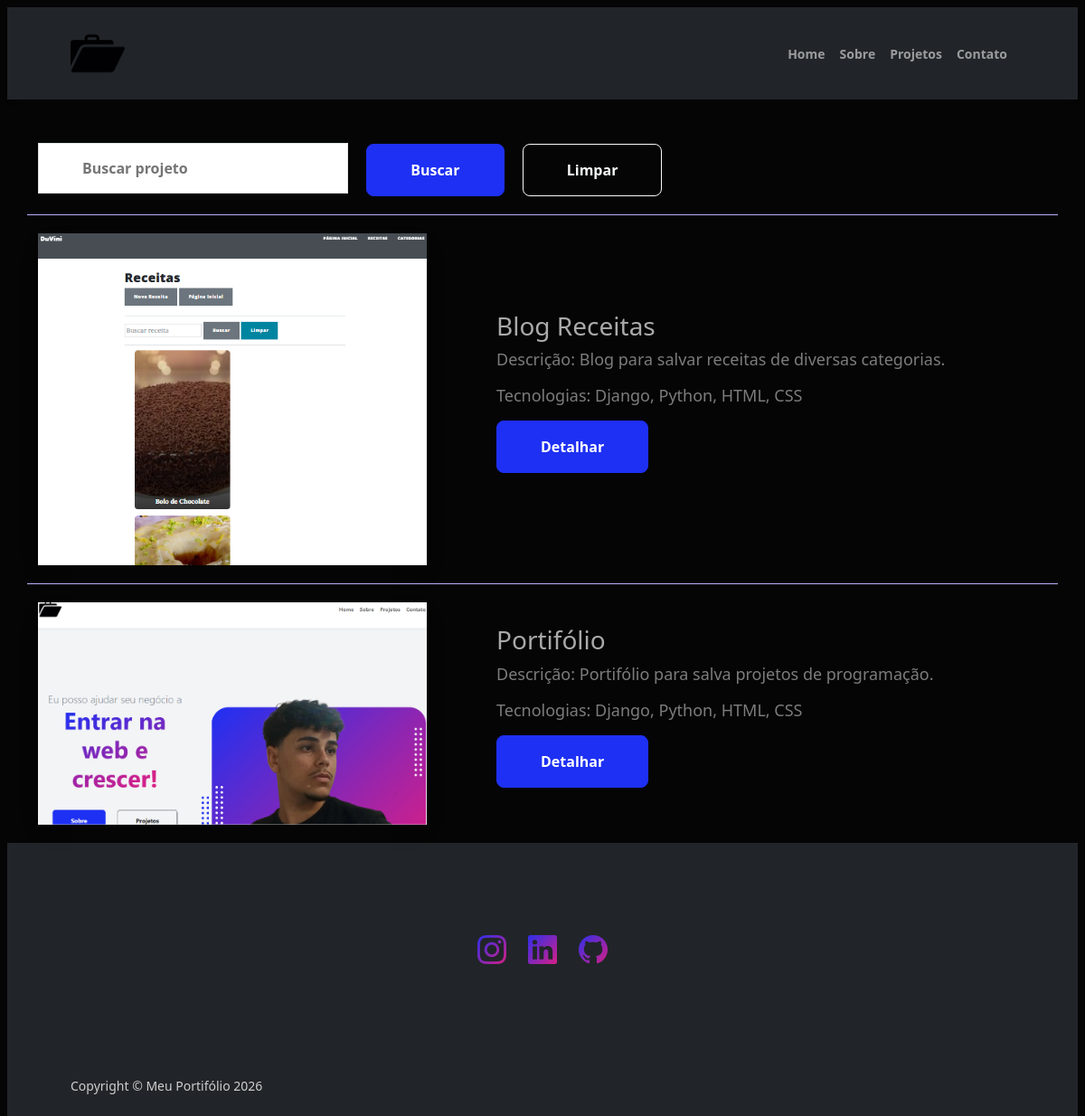
The app's page /projetos/ with its own data.
### portifolio/models.py (models this page shows, shortened)
class Project (models.Model):
    titulo = models.CharField(max_length=100)
    descricao_curta = models.TextField()
    descricao_detalhada = models.TextField()
    thumb_projeto = models.ImageField(upload_to='fotos/%d/%m/%Y/', blank=True, null=True)
    url_git = models.CharField()
    tecnologias = models.CharField() #utilizar separando por vígulas
    data_criacao = models.DateTimeField(auto_now_add=True) #utiliza o horário do momento em que é criado

### portifolio/views.py (the view)
# urls.py: path('projetos/', views.list_projetos, name='projetos'),
def list_projetos (request):
    projetos = Project.objects.all().order_by('data_criacao')
    context = {'projetos': projetos}
    return render(request, 'projetos.html', context)

### portifolio/templates/projetos.html (shortened to what this page needs)
{% extends 'base.html' %}
{% block content %}
    <div class="container">
        <div class="row" style="padding-bottom: 20px;">
            <form action="{% url 'buscar_projeto' %}" method="GET">
                <input type="text" name="titulo" class="border px-5 py-3 me-sm-3 fs-6 fw-bolder" autocomplete="on" placeholder="Buscar projeto">
                <button type="submit" class="btn btn-primary btn-lg px-5 py-3 me-sm-3 fs-6 fw-bolder">Buscar</button>
                <a href="{% url 'projetos' %}" class="btn btn-outline-light btn-lg px-5 py-3 fs-6 fw-bolder">Limpar</a>
            </form>
        </div>
        {% if buscar %}
            {% if projetos_encontrados %}
                {% for projeto in projetos_encontrados %}
                    <div class="row" style="padding-bottom: 20px; padding-top: 20px; border-top: 1px solid rgb(187, 176, 250);">
                        <div class="col-5">
                            <img class="fotos_projetos" src="{{ projeto.thumb_projeto.url }}"  alt="...">
                        </div>
                        <div class="col-7" style="align-content: center;">
                            <ul style="list-style-type: none;">
                                <li>
                                    <h3 class="titulos-dark";">{{projeto.titulo}}</h3>
                                </li>
                                <li>
                                    <p class="li_projetos"><span style="font-weight: 500;">Descrição:</span> {{projeto.descricao_curta}}</p>
                                </li>
                                <li>
                                    <p class="li_projetos"><span style="font-weight: 500;">Tecnologias:</span> {{projeto.tecnologias}}</p>
                                </li>
                                <li>
                                    <a href="{% url 'detalhes_projetos' id_projeto=projeto.id %}" class="btn btn-primary btn-lg px-5 py-3 me-sm-3 fs-6 fw-bolder">Detalhar</a>
                                </li>
                            </ul>
                        </div>
                    </div>
                {% endfor %}
            {% else %}
                <h2 class="alert" style="color: darkred;">Projeto não encontrado!</h2>
            {% endif %}
        {% else %}
            {% for projeto in projetos %}
                <div class="row" style="padding-bottom: 20px; padding-top: 20px; border-top: 1px solid rgb(187, 176, 250);">
                    <div class="col-5">
                        <img class="fotos_projetos" src="{{ projeto.thumb_projeto.url }}"  alt="...">
                    </div>
                    <div class="col-7" style="align-content: center;">
                        <ul style="list-style-type: none;">
                            <li>
                                <h3 class="titulos-dark";">{{projeto.titulo}}</h3>
                            </li>
                            <li>
                                <p class="li_projetos"><span style="font-weight: 500;">Descrição:</span> {{projeto.descricao_curta}}</p>
                            </li>
                            <li>
                                <p class="li_projetos"><span style="font-weight: 500;">Tecnologias:</span> {{projeto.tecnologias}}</p>
                            </li>
                            <li>
                                <a href="{% url 'detalhes_projetos' id_projeto=projeto.id %}" class="btn btn-primary btn-lg px-5 py-3 me-sm-3 fs-6 fw-bolder">Detalhar</a>
                            </li>
                        </ul>
                    </div>
                </div>
            {% endfor %}
        {% endif %}
    </div>
{% endblock %}

### records on screen
Project: thumb_projeto (picture), titulo "Blog Receitas", descricao_curta "Blog para salvar receitas de diversas categorias.", tecnologias "Django, Python, HTML, CSS"
Project: thumb_projeto (picture), titulo "Portifólio", descricao_curta "Portifólio para salva projetos de programação.", tecnologias "Django, Python, HTML, CSS"
